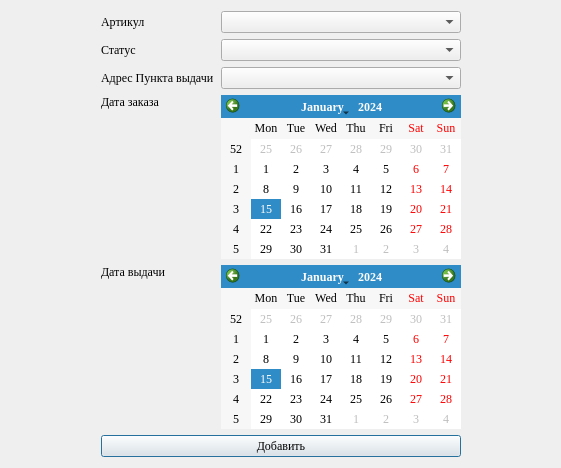
<?xml version="1.0" encoding="UTF-8"?>
<ui version="4.0">
 <class>OrderDialog</class>
 <widget class="QDialog" name="OrderDialog">
  <property name="geometry">
   <rect>
    <x>0</x>
    <y>0</y>
    <width>561</width>
    <height>468</height>
   </rect>
  </property>
  <property name="font">
   <font>
    <family>Times New Roman</family>
   </font>
  </property>
  <property name="windowTitle">
   <string>Dialog</string>
  </property>
  <layout class="QGridLayout" name="gridLayout">
   <item row="0" column="0">
    <spacer name="horizontalSpacer">
     <property name="orientation">
      <enum>Qt::Horizontal</enum>
     </property>
     <property name="sizeHint" stdset="0">
      <size>
       <width>40</width>
       <height>20</height>
      </size>
     </property>
    </spacer>
   </item>
   <item row="0" column="1">
    <widget class="QLabel" name="label">
     <property name="text">
      <string>Артикул</string>
     </property>
    </widget>
   </item>
   <item row="1" column="1">
    <widget class="QLabel" name="label_2">
     <property name="text">
      <string>Статус</string>
     </property>
    </widget>
   </item>
   <item row="2" column="1">
    <widget class="QLabel" name="label_3">
     <property name="text">
      <string>Адрес Пункта выдачи</string>
     </property>
    </widget>
   </item>
   <item row="4" column="1">
    <widget class="QLabel" name="label_5">
     <property name="text">
      <string>Дата выдачи</string>
     </property>
     <property name="alignment">
      <set>Qt::AlignLeading|Qt::AlignLeft|Qt::AlignTop</set>
     </property>
    </widget>
   </item>
   <item row="3" column="1">
    <widget class="QLabel" name="label_4">
     <property name="text">
      <string>Дата заказа</string>
     </property>
     <property name="alignment">
      <set>Qt::AlignLeading|Qt::AlignLeft|Qt::AlignTop</set>
     </property>
    </widget>
   </item>
   <item row="3" column="2">
    <widget class="QCalendarWidget" name="Date"/>
   </item>
   <item row="1" column="2">
    <widget class="QComboBox" name="comboBoxStatus"/>
   </item>
   <item row="0" column="2">
    <widget class="QComboBox" name="comboBoxProducts"/>
   </item>
   <item row="2" column="2">
    <widget class="QComboBox" name="comboBoxAddress"/>
   </item>
   <item row="4" column="2">
    <widget class="QCalendarWidget" name="DateDelivery"/>
   </item>
   <item row="0" column="3">
    <spacer name="horizontalSpacer_2">
     <property name="orientation">
      <enum>Qt::Horizontal</enum>
     </property>
     <property name="sizeHint" stdset="0">
      <size>
       <width>40</width>
       <height>20</height>
      </size>
     </property>
    </spacer>
   </item>
   <item row="5" column="1" colspan="2">
    <widget class="QPushButton" name="Button">
     <property name="text">
      <string>Добавить</string>
     </property>
    </widget>
   </item>
  </layout>
 </widget>
 <resources/>
 <connections/>
</ui>
